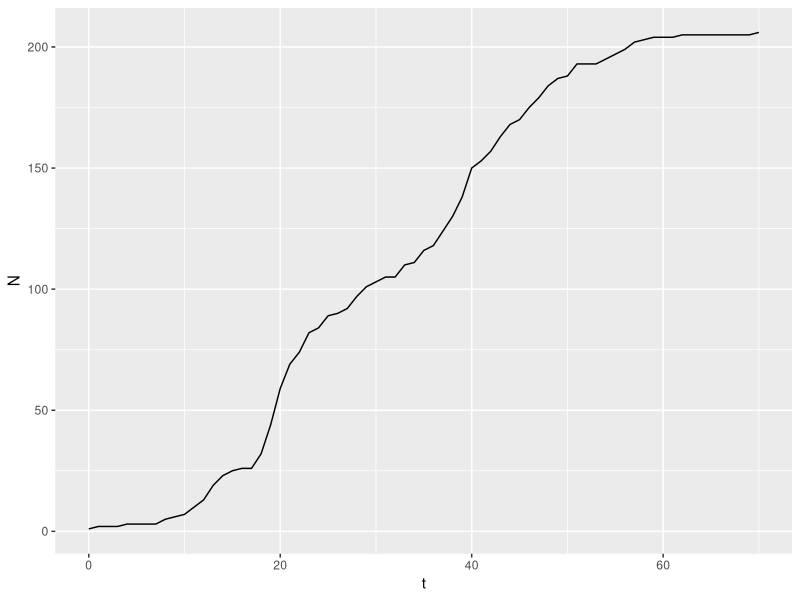
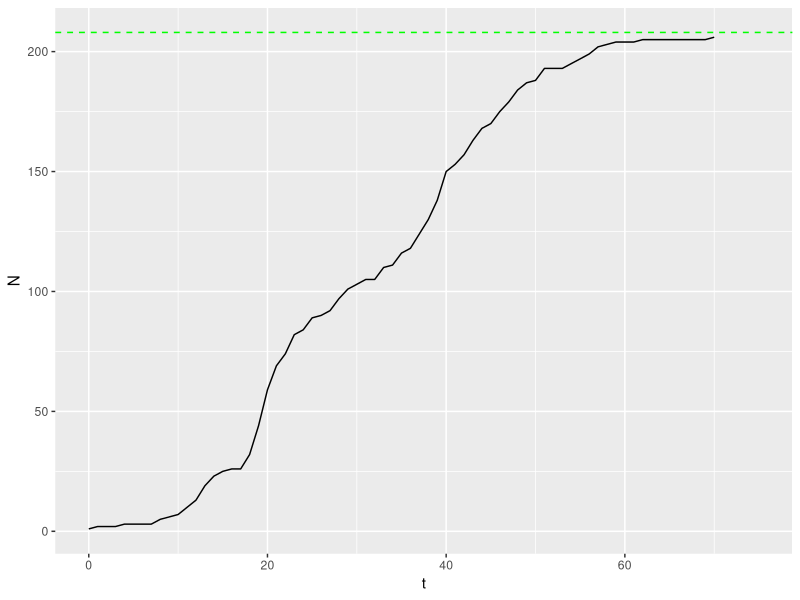
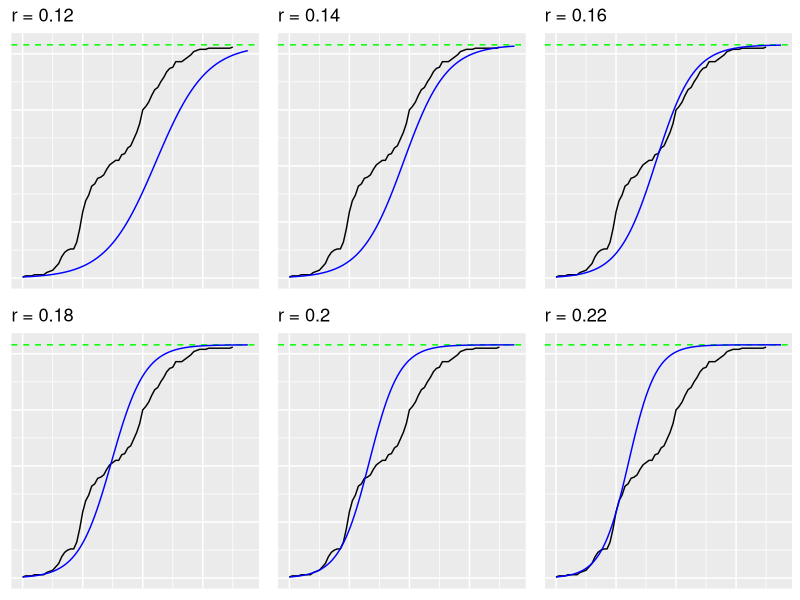
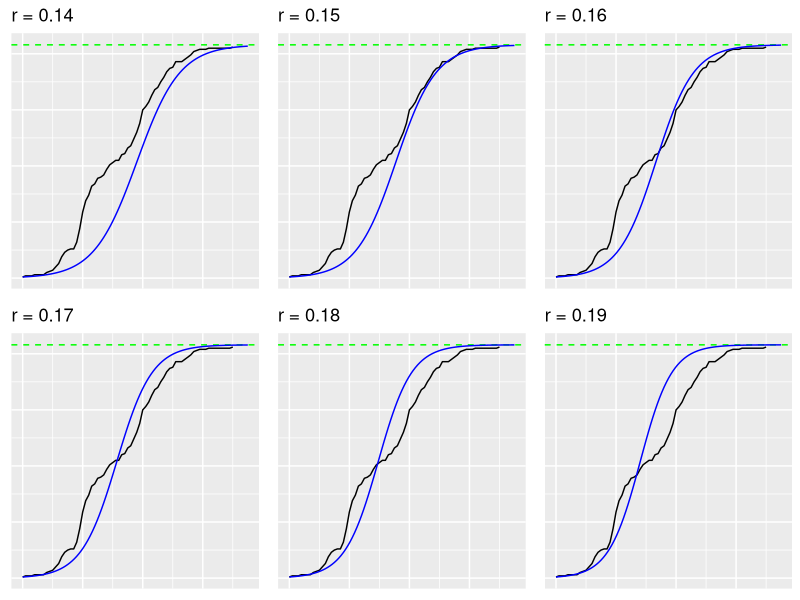

Recreate these plots in R, in order. (Note: this script raises an error after producing the figures.)
library(magrittr)
library(tidyverse)
library(gridExtra)

setwd('~/Desktop/Matematik og modeller/mod3/proj3/')

sars<-read_table('SARS.txt') %>% 
  mutate_all(funs(as.integer))
colnames(sars) <- c('t', 'N')

plt <- sars %>% 
  ggplot(aes(t, N)) +
  geom_line()
plt

plt2 <- plt + 
  geom_hline(yintercept = 208, 
             color='green',
             linetype='dashed') +
  xlim(0, 75)
plt2  

make_logit <- function(r) {
  list(Vectorize(function(t) 208/(1 + 207*exp(-r*t))), r)
}

find_r_plots <- function(model_builder, search_spaces) {
  map(search_spaces,
      function (space) {
        grid.arrange(grobs=map(map(space, model_builder),
                           function(l) {
                             plt2 + 
                               stat_function(fun=l[[1]], color='blue') +
                               ggtitle(str_c('r = ', l[[2]])) +
                               theme(axis.text = element_blank(),
                                     axis.ticks = element_blank(),
                                     axis.title = element_blank())
                           }),
                 nrow=2)
      }
  )
}

find_r_plots(make_logit, list(seq(0.12,0.22,by=0.02), seq(0.14,0.19,by=0.01)))

S <- function(model) {
  sars %>% 
    mutate(pred = model(t),
           res_sqrd = (N-pred)**2) %>% 
    summarise(S = sum(res_sqrd)) %>% 
    .$S
}

S(make_logit(0.17)[[1]])

eval_mods <- function(rs, model_builder) {
  data_frame(r=rs) %>% 
    mutate(S = map_dbl(map(rs, function(r) model_builder(r)[[1]]), S)) %>% 
    ggplot(aes(r,S)) +
    geom_point() + 
    scale_x_continuous(breaks=rs) 
}

eval_mods(seq(.12,.22,by=.01), make_logit)

make_mod_logit <- function(r) {
  list(Vectorize(function(t) 208/((1 + (208**5 - 1)*exp(-5*r*t)))**(1/5)), r)
}

find_r_plots(make_mod_logit, list(seq(0.12,0.22,by=0.02), seq(0.12,0.17,by=0.01)))

eval_mods(seq(.12,.22,by=.01), make_mod_logit)

S(make_mod_logit(0.14)[[1]])

make_mod_logit_2 <- function(r) {
  list(Vectorize(function(t) 208/((1 + 1.908*exp(-0.2*r*t)))**5), r)
}

find_r_plots(make_mod_logit_2, list(seq(0.38,0.48,by=0.02), seq(0.40,0.45,by=0.01)))

eval_mods(seq(0.38,0.48,by=0.01), make_mod_logit_2)

S(make_mod_logit_2(0.43)[[1]])

N1 <- function(t) 105/((1 + 10182*exp(-0.415*t)))**(0.504)
N2 <- function(t) 206/((1 + 146757*exp(-0.243*t)))**(0.154)

last_mod <- Vectorize(function(t) {
  if (t <= 31) N1(t)
  else N2(t)
})

plt2 + 
  stat_function(fun=last_mod, color='blue') +
  theme(axis.text = element_blank(),
        axis.ticks = element_blank(),
        axis.title = element_blank())

c(N1(31), N2(31))

S(last_mod)


